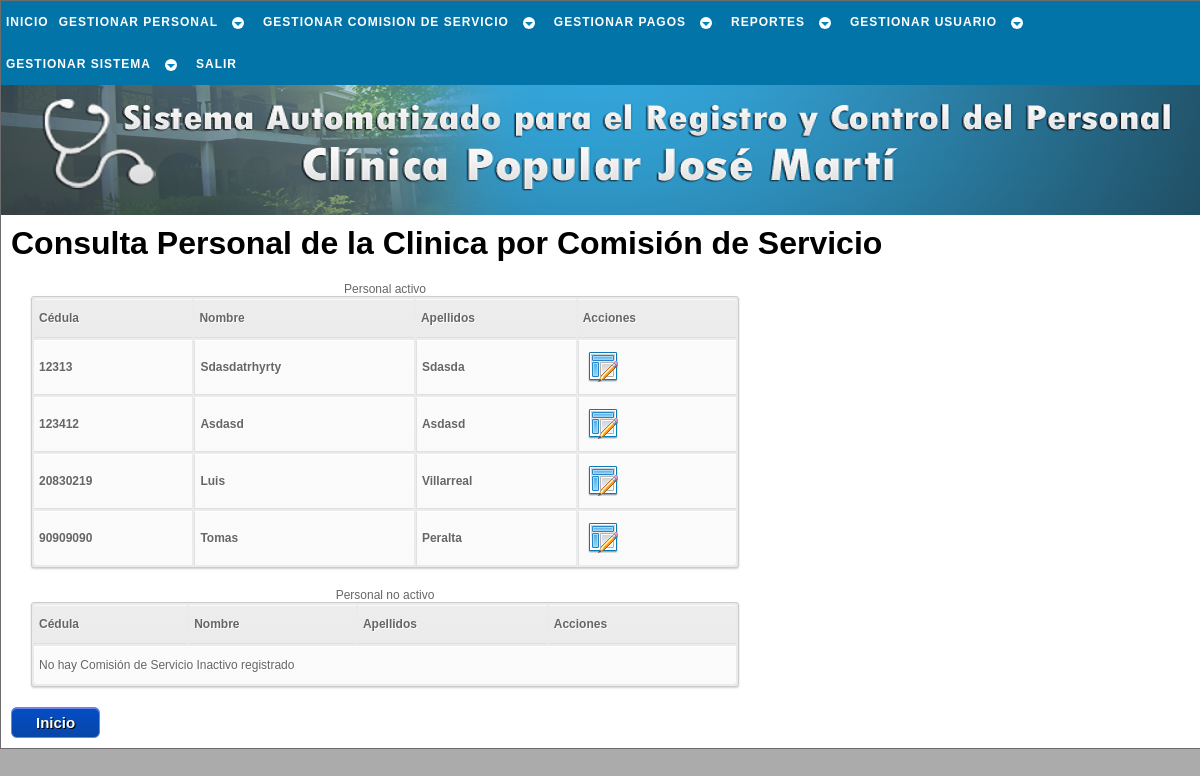
Screenshot of /php/com_servicio/conslt_com_serv_a.php (signed in) with the database file from the repository.
### tables this page shows
CREATE TABLE `trabajador` (
  `cedula` int(12) NOT NULL,
  `nombre` varchar(30) NOT NULL,
  `apellido` varchar(30) NOT NULL,
  `ciudadania` varchar(15) NOT NULL,
  `pasaporte` varchar(30) NOT NULL,
  `libreta_militr` varchar(30) NOT NULL,
  `fe_nac` date NOT NULL,
  `lug_nac` varchar(30) NOT NULL,
  `est_civil` varchar(15) NOT NULL,
  `nconyugue` varchar(50) NOT NULL,
  `estudia` int(1) NOT NULL,
  `direccion` varchar(50) NOT NULL,
  `telefono` varchar(12) NOT NULL,
  `telefono_em` varchar(12) NOT NULL,
  `estado` tinyint(1) NOT NULL,
  `actualizado` date NOT NULL,
  PRIMARY KEY (`cedula`)
);

### php/_sql/conslt_trabj_sql.php (called while the page is built, shortened)
<?php
	function conslt_coms($cnx_bd,$estado){
		$sql = "SELECT trabajador.cedula,nombre,apellido
				FROM trabajador
				JOIN comision_servicio ON comision_servicio.cedula = trabajador.cedula
				WHERE estado = $estado
				ORDER BY cedula
				ASC";
		$resultado = $cnx_bd->query($sql);
		return $resultado;
	}
?>

### php/com_servicio/conslt_com_serv_a.php (the view, shortened to what this page needs)
<!DOCTYPE html PUBLIC "-//W3C//DTD XHTML 1.1//EN" "http://www.w3.org/TR/xhtml11/DTD/xhtml11.dtd" />
<html xmlns="http://www.w3.org/1999/xhtml" xml:lang="es" lang="es" dir="ltr">
	<head>
		<link rel="stylesheet" href="../../css/estilo.css" type="text/css" media="screen" />
    </head>
	<body>
		<div id="cuerpo">
			<div id="menu">
				<div id="cssmenu">
					<?php include('../_menu/menu_comi.php'); ?>
				</div>
			</div>
			<div id="inicio">
			</div>
			<div id="pagina">
				<?php
					$cnx_bd = conexion();
					include('../_sql/conslt_trabj_sql.php');
					$com_actv = conslt_coms($cnx_bd,1);
					$com_inactv = conslt_coms($cnx_bd,0);
				?>
				<h1>Consulta Personal de la Clinica por Comisión de Servicio</h1>
				<table id="tabla">
					<caption>Personal activo</caption>
					<tr>
						<th>Cédula</th>
						<th>Nombre</th>
						<th>Apellidos</th>
						<th>Acciones</th>
					</tr>
					<?php
					if ($com_actv->num_rows < 1) {
					?>
					<tr>
						<td colspan="4">No hay Comisión de Servicio Activo registrado</td>
					</tr>
					<?php
					}else{
						while ($fila = $com_actv->fetch_object()){
					?>
							<tr>
								<td><a href="conslt_com_serv_b.php?c=<?=$fila->cedula?>" title="Click para consultar los datos del trabajador"><?=$fila->cedula?></a></td>
								<td><a href="conslt_com_serv_b.php?c=<?=$fila->cedula?>" title="Click para consultar los datos del trabajador"><?=$fila->nombre?></a></td>
								<td><a href="conslt_com_serv_b.php?c=<?=$fila->cedula?>" title="Click para consultar los datos del trabajador"><?=$fila->apellido?></a></td>
								<td>
									<div class="izq">
										<a href= "modf_com_serv_a.php?c=<?=$fila->cedula?>" class="modificar" title="Click para modificar los datos del trabajador">Modificar</a>
									</div>
								</td>
							</tr>
					<?php
						}
					}
					?>
				</table>
				<table id="tabla">
					<caption>Personal no activo</caption>
					<tr>
						<th>Cédula</th>
						<th>Nombre</th>
						<th>Apellidos</th>
						<th>Acciones</th>
					</tr>
					<?php
					if ($com_inactv->num_rows < 1) {
					?>
					<tr>
						<td colspan="4">No hay Comisión de Servicio Inactivo registrado</td>
					</tr>
					<?php
					}
					?>
				</table>
				<a href="../inicio.php" class="enlaceboton" title="Click para ir al inicio de SACLIPOP">Inicio</a>
			</div>
		</div>
	</body>
</html>

### css/estilo.css (style rules this page uses)
* { font-family: 'Trebuchet MS', Helvetica, sans-serif; margin:0px; padding:0px; }
body { background:#ababab; text-align:center; }
table { border: 0px; }
h1 { margin:0px 0px 10px 0px; }
#cuerpo { margin:0 auto; padding:0; text-align:left; width:1200px; border:1px solid #6d6c6c; }
#inicio { height:170px; background:#0431B4 url(../imagen/logo.png); background-repeat:no-repeat; }
#menu { height:44px; background:#D2D0EE; }
#pagina { padding:10px; background:#FFF; overflow:auto; }
.enlaceboton { -moz-box-shadow:inset 0px 1px 0px 0px #7182e2; -webkit-box-shadow:inset 0px 1px 0px 0px #7182e2; box-shadow:inset 0px 1px 0px 0px #7182e2; background:-webkit-gradient( linear, left top, left bottom, color-stop(0.05, #034dc3), color-stop(1, #0846a9) ); background:-moz-linear-gradient( center top, #034dc3 5%, #0846a9 100% ); filter:progid:DXImageTransform.Microsoft.gradient(startColorstr='#034dc3', endColorstr='#0846a9'); background-color:#034dc3; -moz-border-radius:6px; -webkit-border-radius:6px; border-radius:6px; border:1px solid #7182e2; display:inline-block; color:#fcfcfc; font-size:15px; font-weight:bold; padding:6px 24px; text-decoration:none; text-shadow:1px 1px 0px #000000; }
.izq { margin-left: 4px; float: left; }
.modificar { background-image: url('../imagen/modif.png'); background-repeat: no-repeat; width: 30px; height: 30px; text-indent: -9999px; display: block; }
#tabla a:link { color: #666; font-weight: bold; text-decoration:none; }
#tabla { color:#666; font-size:12px; text-shadow: 1px 1px 0px #fff; background:#eaebec; margin:20px; border:#ccc 1px solid; width:60%; -moz-border-radius:3px; -webkit-border-radius:3px; border-radius:3px; -moz-box-shadow: 0 1px 2px #d1d1d1; -webkit-box-shadow: 0 1px 2px #d1d1d1; box-shadow: 0 1px 2px #d1d1d1; }
#tabla th { padding:11px 15px 12px 5px; border-top:1px solid #fafafa; border-bottom:1px solid #e0e0e0; text-align:left; background: #ededed; background: -webkit-gradient(linear, left top, left bottom, from(#ededed), to(#ebebeb)); background: -moz-linear-gradient(top, #ededed, #ebebeb); }
#tabla th:first-child { text-align: left; padding-left:5px; }
#tabla tr:first-child th:first-child { -moz-border-radius-topleft:3px; -webkit-border-top-left-radius:3px; border-top-left-radius:3px; }
#tabla tr:first-child th:last-child { -moz-border-radius-topright:3px; -webkit-border-top-right-radius:3px; border-top-right-radius:3px; }
#tabla tr { text-align: center; padding-left:20px; }
#tabla td:first-child { text-align: left; border-left: 0; }
#tabla td { padding:11px 15px 12px 5px; border-top: 1px solid #ffffff; border-bottom:1px solid #e0e0e0; border-left: 1px solid #e0e0e0; text-align:left; background: #fafafa; background: -webkit-gradient(linear, left top, left bottom, from(#fbfbfb), to(#fafafa)); background: -moz-linear-gradient(top, #fbfbfb, #fafafa); }
#tabla tr:last-child td { border-bottom:0; }
#tabla tr:last-child td:first-child { -moz-border-radius-bottomleft:3px; -webkit-border-bottom-left-radius:3px; border-bottom-left-radius:3px; }
#tabla tr:last-child td:last-child { -moz-border-radius-bottomright:3px; -webkit-border-bottom-right-radius:3px; border-bottom-right-radius:3px; }
#cssmenu { font-size: 12px; background: #0374a8; margin: 0; width: auto; padding: 0; line-height: 1; display: block; position: relative; }

### rows the page displays
trabajador: cedula "12313", nombre "Sdasdatrhyrty", apellido "Sdasda"
trabajador: cedula "123412", nombre "Asdasd", apellido "Asdasd"
trabajador: cedula "20830219", nombre "Luis", apellido "Villarreal"
trabajador: cedula "90909090", nombre "Tomas", apellido "Peralta"
